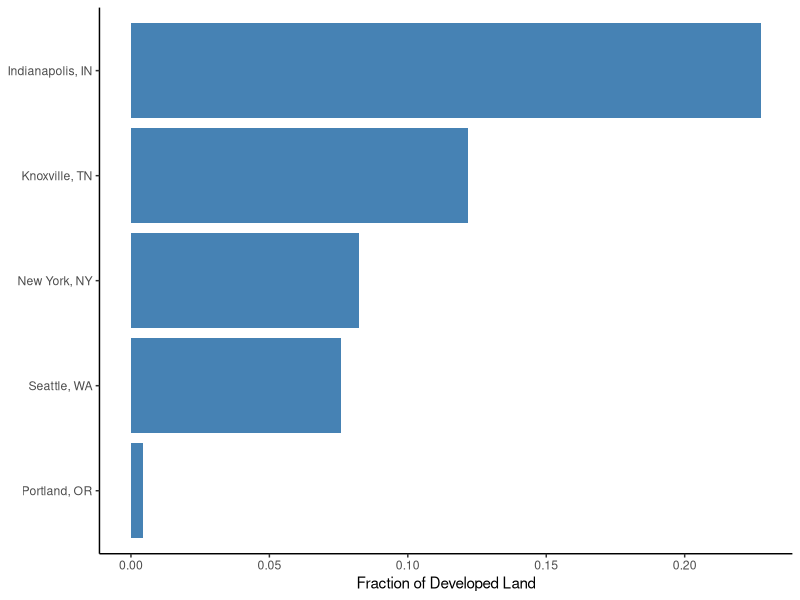

Write the R code that produced this figure.
## ---- chunk 1
library(tibble)
library(knitr)

tribble(
  ~`gamut Name`,	~`Sub Folder Location`, ~`Full File Path`,~`Data Source`,
  "watersheds", "water","water/CWM_v2_2/World_Watershed8.shp","https://knb.ecoinformatics.org/view/doi%3A10.5063%2FF1J67DWR",
  "withdrawal","water","water/CWM_v2_2/Snapped_Withdrawal_Points.shp","https://knb.ecoinformatics.org/view/doi%3A10.5063%2FF1J67DWR",
  "citypoint","water","water/CWM_v2_2/City_Centroid.shp","https://knb.ecoinformatics.org/view/doi%3A10.5063%2FF1J67DWR",
  "powerplants","water","water/UCS-EW3-Energy-Water-Database.xlsx","https://www.ucsusa.org/resources/ucs-ew3-energy-water-database",
  "crop","land","land/2016_90m_cdls/cdl_lowres_usa.img","https://www.nass.usda.gov/Research_and_Science/Cropland/Release/",
  "crop_attributes","land","land/2016_90m_cdls/cdl_lowres_usa.img.vat.dbf","https://www.nass.usda.gov/Research_and_Science/Cropland/Release/",
  "irrigation","land","land/Version2_USA_Demeter.csv","NA",
  "nlud","land","land/usa_nlud_LR.tif","https://drive.google.com/file/d/1vmNfwjcaLf0sZTYJ1wsB3liG37sN8gyC/view",
  "hydro","energy","energy/EHA_Public_PlantFY2019_GIS_6/ORNL_EHAHydroPlant_FY2020revised.xlsx","https://hydrosource.ornl.gov/node/250",
  "climate","land","land/kop_climate_classes.tif","http://koeppen-geiger.vu-wien.ac.at/present.htm",
  "HUC4","water","water/USA_HUC4/huc4_to_huc2.shp","http://prd-tnm.s3-website-us-west-2.amazonaws.com/?prefix=StagedProducts/Hydrography/WBD/National/GDB/",
  "population","land","land/pden2010_block/pden2010_60m.tif","https://www.sciencebase.gov/catalog/item/57753ebee4b07dd077c70868",
  "runoff","water","water/Historical_Mean_Runoff/USA_Mean_Runoff.tif","https://zenodo.org/record/4315195",
  "nhd_flow","water","water/Watershed_Flow_Contributions/UWB_Intake_Flows.shp","https://zenodo.org/record/4315195",
  "contributions","water","water/Watershed_Flow_Contributions/Watershed_Contributions.csv","https://zenodo.org/record/4315195"
) -> files

kable(files)
## ---- chunk 2
library(vroom)
vroom("inst/extdata/example_dataset.csv") -> results
results[3,2] <- "New York, NY"
knitr::kable(results)
## ---- chunk 3
library(ggplot2)
results %>% 
  ggplot(aes(x = reorder(city, developed_fraction), y = developed_fraction)) +
  geom_bar(stat = "identity", fill = "steelblue") +
  coord_flip() +
  labs(x = NULL, y = "Fraction of Developed Land") +
  theme_classic() 
## ---- chunk 4
tibble::tribble(
  ~`Variable Name`,	~Description, ~Units,
  "city_population", "The population of the city being analyzed","people",
  "n_watersheds","Number of watersheds that city uses to source drinking water","watersheds",
  "n_other_cities","Number of other cities pulling off the same watersheds","cities",
  "dependent_city_pop","Total population of people dependent on that city's watersheds","people",
  "watershed_area_sqkm","Combined area of all the source watersheds of a city","square kilometers",
  "storage_BCM","Combined storage capacity of all the city catchments","billion cubic meters",
  "yield_BCM","Combined yield capacity of all the city catchments","billion cubic meters",
  "irr_cons_BCM","Combined water consumption that is used for irrigation with the watersheds","billion cubic meters",
  "n_climate_zones","Number of climate zones that the source watersheds cover","zones",
  "n_transfers_in","Number of interbasin transfers that flow into the source watersheds","transfers",
  "n_transfers_out","Number of interbasin transfers that flow out of the source watersheds","transfers",
  "n_transfers_within","Number of water transfers that occur within the source watersheds","transfers",
  "n_hydro_plants","Number of hydro electric power plants operating within the source watersheds","plants",
  "n_thermal_plants","Number of thermal power plants operating within the source watersheds","plants",
  "n_fac_agcrop","Number of agricultural crop facilities within the source watersheds","facilities",
  "n_fac_aglivestock","Number of agicultural livestock facilities within the source watersheds","facilities",
  "n_fac_cnsmnf","Number of construction and manufacturing facilities within the source watersheds ","facilities",
  "n_fac_mining","Number of mining facilities within the source watersheds","facilities",
  "n_fac_oilgas","Number of oil and gas facilities within the source watersheds","facilities",
  "n_fac_total","Total number of facilities operating within the source watersheds","facilities",
  "hydro_gen_MWh","Combined hydro electric generation from all the facilities within the source watersheds","megawatt-hours",
  "thermal_gen_MWh","Combined thermal generation from all the facilities within the source watersheds","megawatt-hours",
  "thermal_cons_BCM","Combined water consumption that is used for thermal generation","billion cubic meters",
  "thermal_with_BCM","Combined water withdrawal for thermal generation","billion cubic meters",
  "n_utilities","Number of electric utilities within the source watersheds","utilities",
  "n_ba","Number of balancing authorities within the source watersheds","balancing authorities",
  "n_crop_classes","Total number of different types of crops within the source watersheds","crops",
  "cropland_fraction","Fraction of land that is used for crops within the source watersheds","fraction",
  "developed_fraction","Fraction of land that is developed within the source watersheds","fraction",
  "ag_runoff_max","Max amount of agricultural runoff within the source watersheds","",
  "ag_runoff_av_exgw","Average agricultural runoff (excluding ground water)
","",
  "ag_runoff_av","Average runoff from agricultural lands","",
  "dev_runof_max","Max amount of agricultural runoff within the source watersheds","",
  "dev_runof_av_exgw","Average developed runoff (excluding ground water)
","",
  "dev_runof_av","Average runoff from developed lands","",
  "np_runoff_max","Max amount of non-point source runoff within the source watersheds","",
  "np_runoff_av_exgw","Average non-point runoff (excluding ground water)
","",
  "np_runoff_av_exgw_unweighted","Average non-point runoff unweighted (excluding ground water)
","",
  "np_runoff_av","Average non-point source runoff.","",
  "n_economic_sectors","Total number of different economic sectors within the source watersheds","sectors",
  "max_withdr_dis_km","Maximum distance between a city's intake points","kilometers",
  "avg_withdr_dis_km","Average distance between a city's intake points","kilometers",
  "n_treatment_plants","Total number of waste water treatment plants operating within the source watersheds","plants",
  "watershed_pop","Total number of people living within the source watershed boundaries","people",
  "pop_cons_m3sec","Combined water consumption from the source watersheds that is used for people","m3/sec",
  "av_fl_sur_conc_pct","Average surface flow concentration ","%",
  "av_fl_sur_conc_pct_unweighted","Average surface flow concentration unweighted ","%",
  "av_ro_sur_conc_pct","Average surface runoff concentration ","%",
  "av_fl_all_conc_pct","Average flow concentration","%",
  "av_ro_all_conc_pct","Average runoff concentration","%",
  "av_fl_max_conc_pct","Max average flow concentration","%",
  "av_ro_max_conc_pct","Max average runoff concentration","%",
  "surface_contribution_pct","Surface contribution","%",
  "importance_of_worst_watershed_pct","","%",
) -> variables
kable(variables)
